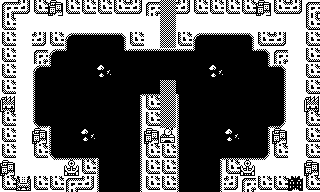

Below is a game level as drawn by its tile map, then a one-line description and the .tmx file that defines it, in full:
An orthogonal 20x12 tile map with 16x16 px tiles, 1 tile layer (Tile Layer 1).

<map version="1.0" tiledversion="1.1.5" orientation="orthogonal" renderorder="left-down" width="20" height="12" tilewidth="16" tileheight="16" infinite="0" nextobjectid="1">
 <tileset firstgid="1" source="worldSprite_16x16.tsx" />
 <layer name="Tile Layer 1" width="20" height="12">
  <data encoding="csv">
24,23,25,26,25,25,25,25,23,24,19,23,25,25,25,25,26,25,23,24,
25,15,15,15,15,15,15,15,15,15,19,15,15,15,15,15,15,15,15,25,
25,15,23,25,3,7,7,8,25,15,19,25,3,7,7,8,25,23,15,25,
25,15,24,3,11,1,1,14,7,7,7,7,11,1,1,14,8,24,15,25,
25,15,3,11,1,1,2,1,1,1,1,1,1,2,1,1,14,8,15,25,
25,15,4,1,1,1,1,1,13,6,19,12,1,1,1,1,1,9,15,25,
27,15,4,1,1,1,1,1,9,25,19,4,1,1,1,1,1,9,15,27,
25,15,5,12,1,1,1,1,9,25,19,4,1,1,1,1,13,10,15,25,
25,15,26,4,1,2,1,1,9,26,30,4,1,1,2,1,9,26,15,25,
25,15,25,5,6,6,12,1,9,25,25,4,1,13,6,6,10,25,15,25,
26,15,15,15,29,25,4,1,9,25,25,4,1,9,25,29,15,15,15,26,
25,31,25,25,24,23,4,1,9,25,25,4,1,9,23,24,25,25,32,25
</data>
 </layer>
</map>